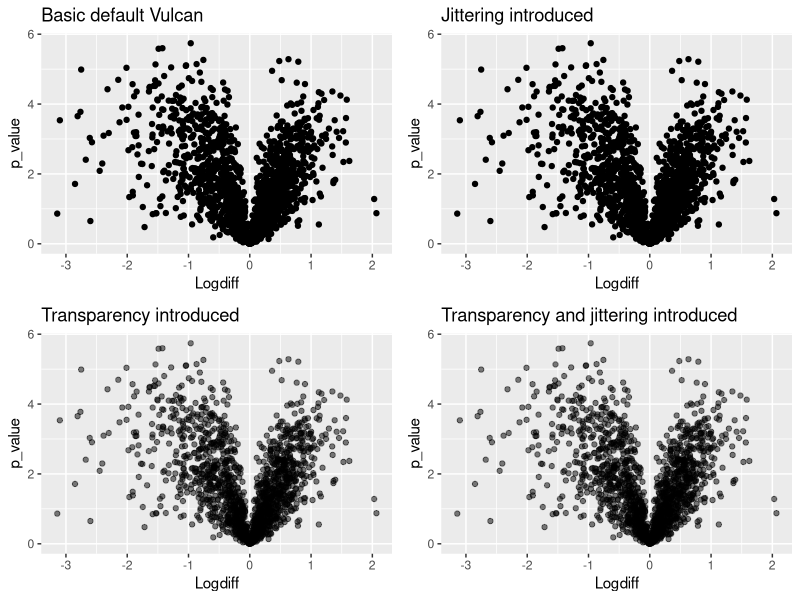
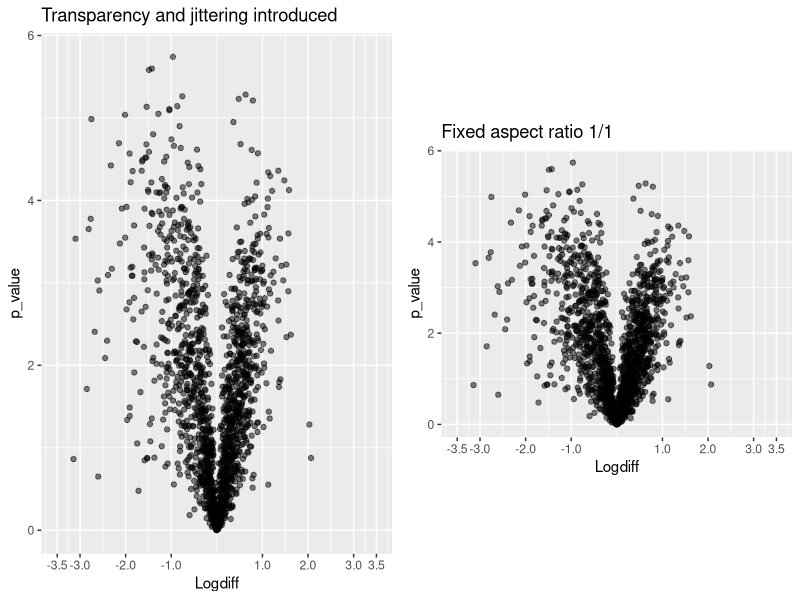
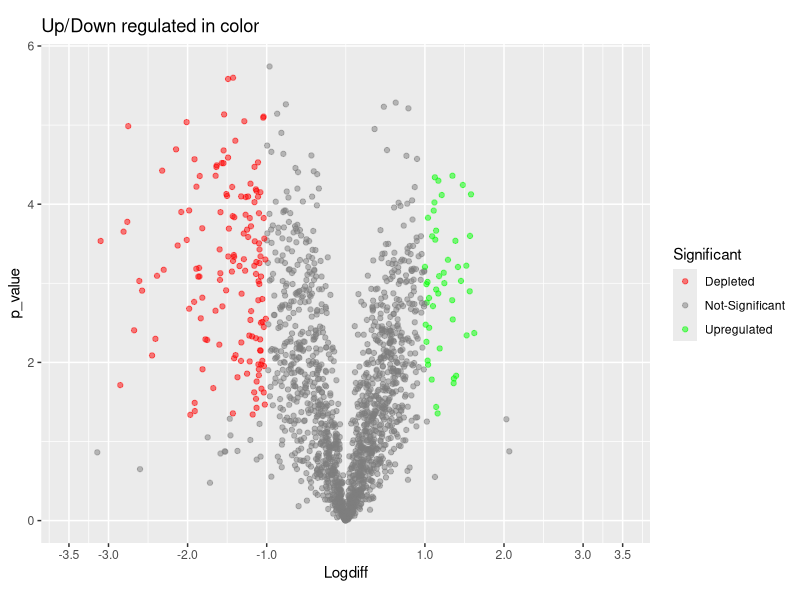
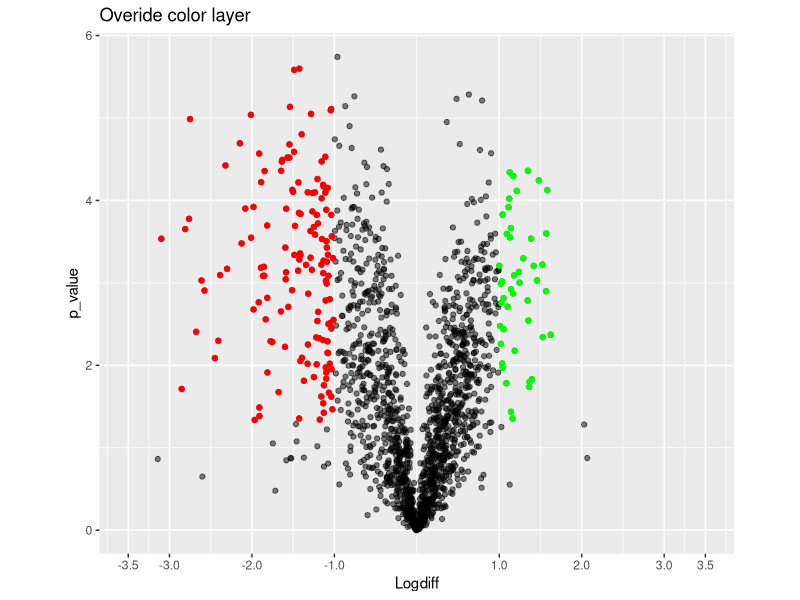
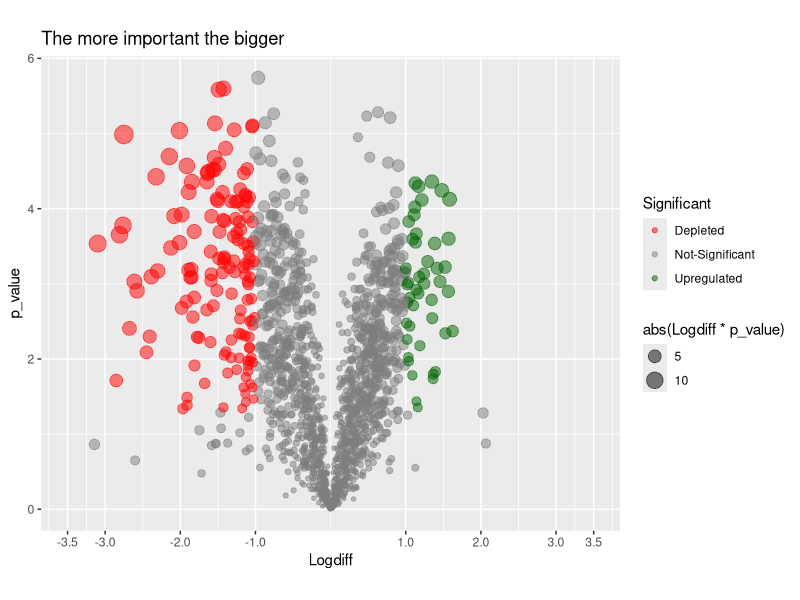
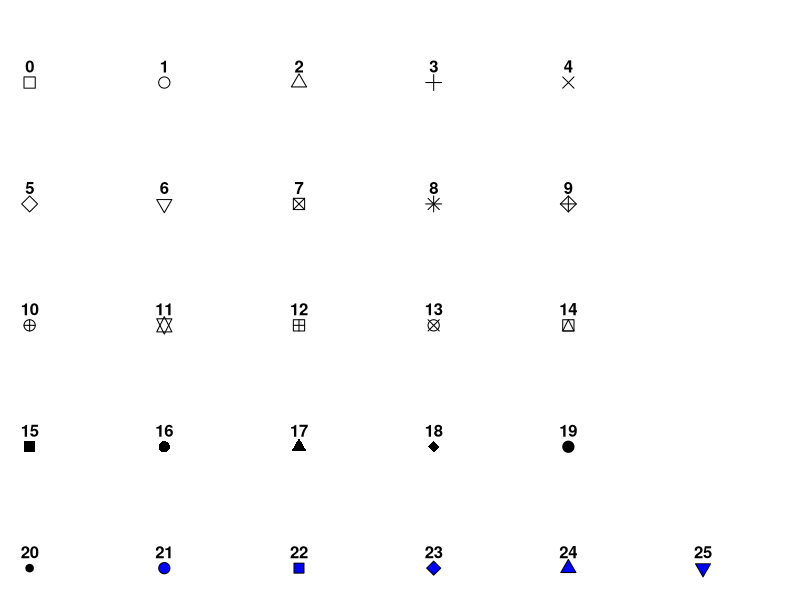
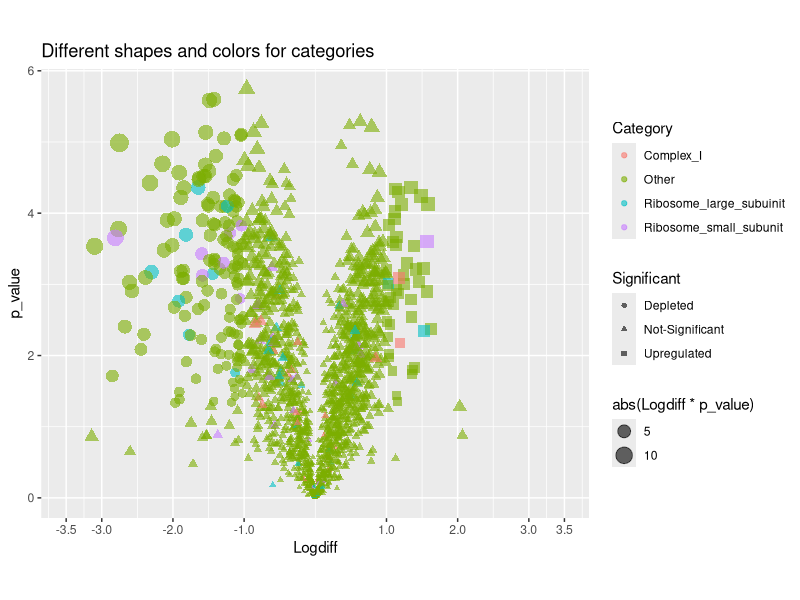
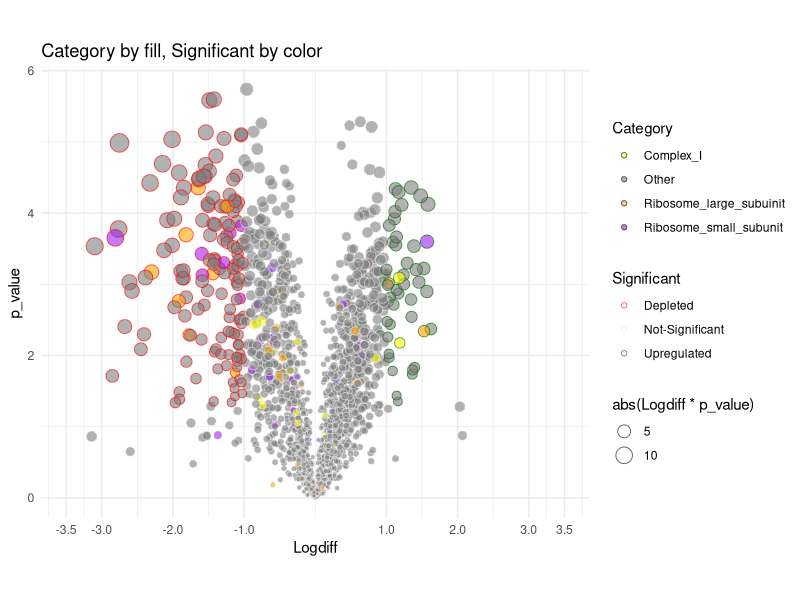

Here is the R script that generated these plots, in order:
## ---- chunk 1
# The file Table2.xls is an example processed data from highthrouput biological experiment. The name was changed to Pilot_TMT_RAW. The file contains log2 fold changes and adjusted p- values for the comparison A vs. control and B vs. control 
# Import full DataSet from Excel

library(readxl)
Pilot_TMT_RAW <- read_excel("Pilot_TMT_RAW.xlsx")

## ---- chunk 2
#First ten observation to visualise the structure of the raw data 
head(Pilot_TMT_RAW)
## ---- chunk 3
# Dataset contains 1663 uniqe observations (different proteins/genes)
str(Pilot_TMT_RAW)
## ---- chunk 4
# Library dplyr for efficient data wrangling in R
library(dplyr)
# New data frame containing only the data neccesary for  A vs. Control Vulcan - gene names, p-value and fold difference.
Data_for_Vulcan <-  Pilot_TMT_RAW %>% 
                    # This is how we select columns variables from Pilot_TMT_RAW - it does not have to be beetween `` 
                    select(`Gene names`,`negLog p-value A_vs_Control`,`T-test Difference A_vs_Control`) %>%
                    # renaming column names to the more readeble alternatives
                    rename(genes = `Gene names`,p_value = `negLog p-value A_vs_Control`,Logdiff = `T-test Difference A_vs_Control`)


# Structure of the created dataframe
str(Data_for_Vulcan)

## ---- chunk 5
# Creating factor "Complex_I"  for genes contaning "NDUF" in their names and "Ribosome_large_subunit_" and "Ribosome_small_subunit" for genes containing RPSorRPL+number in their names

Data_for_Vulcan <- Data_for_Vulcan %>% mutate(Category = case_when(
                                                   grepl("NDUF.*", genes) ~ "Complex_I",
                                                   grepl("RPS.*", genes) ~ "Ribosome_small_subunit",
                                                   grepl("RPL.*", genes)~ "Ribosome_large_subuinit",
                                                   TRUE~ "Other")
                                               )

# Changing Category variable datatype from character into factor
Data_for_Vulcan$Category <- as.factor(Data_for_Vulcan$Category)

# Displaying counts of different factor categories of Category variable
table(Data_for_Vulcan$Category)


# Creating a new column for significant results with fold x 2 and p-value < 0.05

# Recalculating log p - value
p_value <-  0.05
logp_value <- log10(p_value) # = -1.30103
# Undo log:
print(paste("p_value treshold is set up as", 10^logp_value)) # = 0.05  - the log10 for 0.05 is ~ -1.3 

                   #ifelse(test, co zrobić jak true, co jak false)
Data_for_Vulcan <- Data_for_Vulcan %>% mutate(Significant = case_when(
                                          #Creating categories
                                          Logdiff < - 1 & p_value > 1.30103 ~ "Depleted",
                                          Logdiff > 1 & p_value > 1.30103 ~ "Upregulated" ,
                                          Logdiff > -1 | Logdiff < 1~ "Not-Significant"
                                                                     )  
                                              )
# Changing to factor datatype
Data_for_Vulcan$Significant <- as.factor(Data_for_Vulcan$Significant)
# Lets see how many are significant
table(Data_for_Vulcan$Significant)

# Additional column to demonstrate collor palletes (devides the observations equally to numbers 1,2,3,4,5,6)
Data_for_Vulcan <- Data_for_Vulcan %>% mutate(Set = case_when(
                                        row_number()%in% 1368:1663 ~ "Color_1",
                                        row_number()%in% 1091:1367 ~ "Color_2",
                                        row_number()%in% 814:1090 ~ "Color_3",
                                        row_number()%in% 537:813 ~ "Color_4",
                                        row_number()%in% 260:536 ~ "Color_5",
                                        row_number()%in% 1:259 ~ "Color_6"
                                                              )
                                              )  
 str(Data_for_Vulcan)
 table(Data_for_Vulcan$Set)
## ---- chunk 6
# Basic Vulcano plot with ggplot2 library

library(ggplot2)


#Library for creating a graphics grid
library(gridExtra)

Basic_Vulcan <- ggplot(Data_for_Vulcan, aes(x = Logdiff , y = p_value))+
                geom_point()+
                #This is how we introduce the plot title
                labs(title = "Basic default Vulcan")

Basic_Vulcan_jitter <- ggplot(Data_for_Vulcan, aes(x = Logdiff , y = p_value))+
                       geom_jitter()+
                       labs(title = "Jittering introduced")

Basic_Vulcan_transparent_points <- ggplot(Data_for_Vulcan, aes(x = Logdiff , y = p_value))+
                                   geom_point(alpha = 0.5)+
                                    labs(title = "Transparency introduced")

Basic_Vulcan_transparent_points_jittered <- ggplot(Data_for_Vulcan, aes(x = Logdiff , y = p_value))+
                                            geom_jitter(alpha = 0.5)+
                                            labs(title = "Transparency and jittering introduced")

# arrange plots into two rows and two columns
Set_1 <- grid.arrange(Basic_Vulcan, Basic_Vulcan_jitter, Basic_Vulcan_transparent_points, Basic_Vulcan_transparent_points_jittered, ncol = 2, nrow = 2 )
## ---- chunk 7
# limit and breaks of the x axis
Basic_Vulcan_scale <- Basic_Vulcan_transparent_points_jittered + 
                      scale_x_continuous(limits = c(-3.5, 3.5),
                                         breaks = c(-3.5, -3,-2,-1,1,2,3, 3.5))
                                 
    
#  Whe may fix the aspect ratio with fixed scales if we would like to compare different datasets abd easly arrange them in a grid layout of multiple squares 

Basic_Vulcan_squareshape <- Basic_Vulcan_scale +
                            coord_fixed(ratio = 1/1) +
                            labs(title = "Fixed aspect ratio 1/1")


grid.arrange(Basic_Vulcan_scale, Basic_Vulcan_squareshape, ncol=2)
## ---- chunk 8
# Assigning colors for significant hits

Basic_Vulcan_colored_categories <-  ggplot(Data_for_Vulcan, aes(x = Logdiff , y = p_value, col = Significant))+
                                    geom_jitter(alpha = 0.5)+
                                    scale_x_continuous(limits = c(-3.5, 3.5),
                                                       breaks = c(-3.5, -3,-2,-1,1,2,3, 3.5))+
                                    coord_fixed(ratio = 1/1)+
                                    labs(title = "Up/Down regulated in color")+
                                   # changing colors 
                                    scale_color_manual(values = c("red","gray50", "green"), na.translate = TRUE)
  
  # Ovverriding alpha transparency for significant hits and assigning custom color by creating second layer of points
  Basic_Vulcan_colored_categories_2 <-  ggplot(Data_for_Vulcan, aes(x = Logdiff , y = p_value), color = "gray20")+
                                        geom_jitter(alpha = 0.5)+
                                        scale_x_continuous(limits = c(-3.5, 3.5),
                                                           breaks = c(-3.5, -3,-2,-1,1,2,3, 3.5))+
                                        coord_fixed(ratio = 1/1)+
                                        labs(title = "Overide color layer")+ 
    
  # Additional layers of points only for particular categories 
             geom_point(data = Data_for_Vulcan[Data_for_Vulcan$Significant == "Depleted" , ],
                        color= "red")+
             geom_point(data = Data_for_Vulcan[Data_for_Vulcan$Significant == "Upregulated" , ],
                        color= "green")


   #setting up colors according to biomit guidelines (Red- depleted , Green - upregulated)

Basic_Vulcan_colored_categories
Basic_Vulcan_colored_categories_2
## ---- chunk 9

# Introducing size atribute for Logdiiff x squared p-value

Vulcan_size_highliting <- ggplot(Data_for_Vulcan, aes(x = Logdiff ,
                                                      y = p_value, 
                                                      col = Significant,
                                                      size = abs(Logdiff*p_value)))+
                                  geom_jitter(alpha = 0.5)+
                                  scale_x_continuous(limits = c(-3.5, 3.5),
                                                     breaks = c(-3.5, -3,-2,-1,1,2,3, 3.5))+
                                  coord_fixed(ratio = 1/1)+
                                  labs(title = "The more important the bigger")+
  # changing colors 
                                  scale_color_manual(values = c("red","gray50", "darkgreen"), 
                                                     na.translate = TRUE)

Vulcan_size_highliting 
## ---- chunk 10
# Function for displaying point shapes availible in R
generateRPointShapes<-function(){
  oldPar<-par()
  par(font=2, mar=c(0.5,0,0,0))
  y=rev(c(rep(1,6),rep(2,5), rep(3,5), rep(4,5), rep(5,5)))
  x=c(rep(1:5,5),6)
  plot(x, y, pch = 0:25, cex=1.5, ylim=c(1,5.5), xlim=c(1,6.5), 
       axes=FALSE, xlab="", ylab="", bg="blue")
  text(x, y, labels=0:25, pos=3)
  par(mar=oldPar$mar,font=oldPar$font )
}
generateRPointShapes()
## ---- chunk 11
# Displaying two categorical variables with color and shape
Vulcan_categorical <- ggplot(Data_for_Vulcan, aes(x = Logdiff ,
                                                  y = p_value, 
                                                  shape = Significant,
                                                  size = abs(Logdiff*p_value),
                                                  color = Category))+
                      geom_jitter(alpha = 0.6)+
                      scale_x_continuous(limits = c(-3.5, 3.5),
                                         breaks = c(-3.5, -3,-2,-1,1,2,3, 3.5))+
                      coord_fixed(ratio = 1/1)+
                      labs(title = "Different shapes and colors for categories")

Vulcan_categorical
## ---- chunk 12

#When displaying two categorical variables with color and fill you must use shape numbers from 21 to 25
Vulcan_categorical_fill_color <- ggplot(Data_for_Vulcan, aes(x = Logdiff,
                                                             y = p_value,
                                                             size = abs(Logdiff*p_value),
                                                             fill = Category,
                                                             color = Significant))+
                                  geom_jitter(alpha = 0.6, shape = 21)+
                                  scale_x_continuous(limits = c(-3.5, 3.5),
                                                     breaks = c(-3.5, -3,-2,-1,1,2,3, 3.5))+
                                  coord_fixed(ratio = 1/1)+
                                  labs(title = "Category by fill, Significant by color")+
  # Different color scales must be used to distinguish fill and color 
                                  scale_color_manual(values = c("red","gray90","darkgreen"))+
                                  scale_fill_manual(values = c("yellow", "gray50", "orange", "purple"))+
                                 # different theme background
                                  theme_minimal()
  
  
Vulcan_categorical_fill_color
## ---- chunk 13
#scientific palletes
library(ggsci)
                                              #display only a sample of 200 points
Vulcan_custom_colors <- ggplot(Data_for_Vulcan[sample(1:1663, 200), ],
                               aes(x = Logdiff ,
                                   y = p_value,
                                   size = abs(Logdiff*p_value),
                                   col = Set,
                                   shape = Significant))+
                        geom_jitter(alpha = 0.6 )+
                        scale_x_continuous(limits = c(-3.5, 3.5),
                                           breaks = c(-3.5, -3,-2,-1,1,2,3, 3.5))+
                        coord_fixed(ratio = 1/1)+
                        labs(title = "Default pallete")+
                        # striping axis and background and legends
                        theme_void()+
                        theme(legend.position = "none")

# Some examples of colors palletes availible in ggsci:

  # Nature color pallete 
Vulcan_colors_nature <- Vulcan_custom_colors + scale_color_npg()+
                        labs(title = "Nature pallete")
  # Lancet color pallete 
Vulcan_colors_Lancet <- Vulcan_custom_colors + scale_color_lancet()+
                        labs(title = "Lancet pallete")
  #  Star trek color pallete 
Vulcan_colors_startrek <- Vulcan_custom_colors + scale_color_startrek()+
                        labs(title = "Star trek pallete")
# New England Journal of Medicine pallete
Vulcan_color_nejm <- Vulcan_custom_colors + scale_color_nejm()+
                        labs(title = "NEJ. of Medicine pallete")
# UCSC genome browser pallete
Vulcan_color_ucsc <- Vulcan_custom_colors + scale_color_ucscgb()+
                        labs(title = "UCSC genome browser pallete")

grid.arrange(Vulcan_custom_colors, Vulcan_colors_nature, Vulcan_colors_Lancet, Vulcan_colors_startrek, Vulcan_color_nejm,Vulcan_color_ucsc, nrow =2, ncol =3)
## ---- chunk 14

# FIltering the top 5 observation based on absolute Fold*p_value 

Data_for_Labels <- Data_for_Vulcan %>% mutate(importance = abs(Logdiff)*p_value) %>%
                                       arrange(importance) %>%
                                       top_n(5)
Data_for_Labels

# Shortening genes names by regular expression catching anything until ;
Data_for_Labels$genes <- sub("\\;.*", "", Data_for_Labels$genes) 



# Adding labels from addtional dataframe  
Vulcan_labels <- Vulcan_size_highliting + geom_label(data = Data_for_Labels, aes(label = genes))+
                                          labs(title = "some labels added but they overlap...")
  
Vulcan_labels
## ---- chunk 15
library(ggrepel)

Vulcan_repels <- Vulcan_size_highliting + geom_label_repel(data = Data_for_Labels,
                                                           aes(label = genes, fill = as.factor(Category)))+
                                          labs(title = "some label repels added but they still overlap...")
Vulcan_repels
## ---- chunk 16
# striping legends
Vulcan_size_highliting <- Vulcan_size_highliting + guides(color = FALSE, fill = FALSE, size = FALSE)
    
Vulcan_BW <- Vulcan_size_highliting + theme_bw()+labs(title = "Black and White")
Vulcan_Classic <- Vulcan_size_highliting + theme_classic()+labs(title = "Classic")
Vulcan_Void <- Vulcan_size_highliting + theme_void()+labs(title = "Void")
Vulcan_Minimal <- Vulcan_size_highliting + theme_minimal()+labs(title = "Minimal")
Vulcan_Light <- Vulcan_size_highliting + theme_light()+labs(title = "Light")
Vulcan_Dark <- Vulcan_size_highliting + scale_color_manual(values = c("red", "yellow", "green"))+ 
               theme_dark()+labs(title = "Dark")

Vulcan_BW
Vulcan_Classic
Vulcan_Void
Vulcan_Minimal
Vulcan_Light
Vulcan_Dark
## ---- chunk 17
#Increasing the size of the axis 
Vulcan_axis_increased <- Vulcan_Classic+theme(axis.text = element_text(size=12, face = "bold"),
                                              axis.title = element_text(size=15, face ="bold.italic"))

Vulcan_axis_increased
## ---- chunk 18

Vulcan_publication <- ggplot(Data_for_Vulcan, aes(x = Logdiff ,
                                                  y = p_value,
                                                  color = Significant,
                                                  size =  abs(Logdiff*p_value*2)))+
                         geom_jitter(alpha = 0.6)+
                         scale_x_continuous(limits = c(-3.5, 3.5),
                                            breaks = c(-3:3))+
                        coord_fixed(ratio = 2/3)+
                        # Adding apropriete titles and subtitles
         labs(title = "Treatment A vs. Control",
                       subtitle = "143 proteins depleted / 46 upregulated [Fold > 2 , p_value > 0.05]",
                       caption  = "Stępkowski et al." )+
                      #axis labels
                         ylab( "Log10 p-value")+
                          xlab( "Log2 Fold")+
                      # changing colors 
                      scale_color_manual(values = c("red","gray40", "darkgreen"), na.translate = TRUE)+
                      # labels for top 5 genes 
                      geom_label_repel(data = Data_for_Labels,
                                      aes(label = genes),
                                     # label position adjustment,
                                      nudge_x = -0.7,
                                      nudge_y = 0.4,
                                      force = 4
                                      )+
  
                        # do not show legends
                        guides(color = FALSE, size = FALSE)+
  
                      # theme customisation
                        theme_classic()+
                        theme(axis.text = element_text(size=20, face = "bold"),
                            axis.title = element_text(size=22,face="bold.italic"),
                            title = element_text(size=21),
                      # adding minir gridlines
                             panel.grid.major =  element_line(colour="gray90", size=0.5)
                            ) 
Vulcan_publication
## ---- chunk 19
Vulcan_Publication_2 <-   ggplot(Data_for_Vulcan,
                          aes(x = Logdiff ,
                              y = p_value, 
                              size = abs(Logdiff*p_value*2),
                              color = Category))+
                        geom_jitter(alpha = 0.6)+
                        scale_x_continuous(limits = c(-3.5, 3.5),breaks = c(-3:3))+
                        coord_fixed(ratio = 2/3)+
                        # Adding apropriete titles and subtitles
                        labs(title = "Treatment A vs. Control",
                           subtitle = "Complex I and Ribosomal proteins",
                           caption  = "Stępkowski et al.")+
                      # Axis labels
                        ylab( "Log10 p-value")+
                        xlab( "Log2 Fold")+
                      # changing colors 
                      scale_color_manual(values = c("orange", "gray60", "blue","red"))+
                      # labels for top 5 genes 
                      geom_label_repel(data = Data_for_Labels,
                                       aes(label = genes),
                                       #label position adjustment
                                       nudge_x = -0.7,
                                       nudge_y = 0.4,
                                       force = 4
                                       )+
  
                      # do not show size legends
                      guides(size = FALSE)+
  
                      # theme customisation
                      theme_classic()+
                      theme(axis.text = element_text(size=20, face = "bold"),
                            axis.title = element_text(size=22,face="bold.italic"),
                            title = element_text(size=21),
                      # adding minor gridlines
                             panel.grid.major =  element_line(colour="gray90", size=0.5),
                      # Increasing the legend keys
                             legend.key.size = unit(1,"cm"),
                             legend.key = element_rect(fill = c("orange", "gray60", "blue","red")),
                             legend.text = element_text(size = 18),
                      # removing legend title and rectangles around keys
                            legend.title = element_blank(),
                            # moving legend to bottom
                      
                            )       

Vulcan_Publication_2
## ---- chunk 20

#
create_vulcan <- function(data,
                          xlogs, 
                          ypval,
                          names,
                          categorical,
                          title = "title", 
                          subtitle = "subtitle",
                          caption = "caption"){ library(dplyr)
    #Arguments data = dataframe, xlogs = column with logs, ypval = column with p_values, categorical 
                  #creating size column 
                          
                          #this function works only with aes_string and arguments must be passed with "" 
   return(ggplot(data, aes_string(x = xlogs,
                              y =ypval, 
                              color = categorical))+
                        geom_jitter(alpha = 0.6)+
                        scale_x_continuous(limits = c(-3.5, 3.5),breaks = c(-3:3))+
                        coord_fixed(ratio = 2/3)+
                        # Adding apropriete titles and subtitles
                        labs(title = title,
                           subtitle = subtitle,
                           caption  = caption)+
                      # Axis labels
                        ylab( "Log10 p-value")+
                        xlab( "Log2 Fold")+
                      # changing colors 
                      scale_color_manual(values = c("orange", "gray60", "blue","red"))+
                      # labels for top 5 genes 
                      geom_label_repel(data = Data_for_Labels,
                                       aes_string(label = names),
                                       #label position adjustment
                                       nudge_x = -0.7,
                                       nudge_y = 0.4,
                                       force = 4
                                       )+
  
                      # do not show size legends
                      guides(size = FALSE)+
  
                      # theme customisation
                      theme_classic()+
                      theme(axis.text = element_text(size=20, face = "bold"),
                            axis.title = element_text(size=22,face="bold.italic"),
                            title = element_text(size=21),
                      # adding minor gridlines
                             panel.grid.major =  element_line(colour="gray90", size=0.5),
                      # Increasing the legend keys
                             legend.key.size = unit(1,"cm"),
                             legend.key = element_rect(fill = c("orange", "gray60", "blue","red")),
                             legend.text = element_text(size = 18),
                      # removing legend title and rectangles around keys
                            legend.title = element_blank(),
                            # moving legend to bottom
                      
                            ) )      
  }


create_vulcan(Data_for_Vulcan , "Logdiff", "p_value", "genes", "Category", title = "Nice title", subtitle = "Nice subtitle", caption = "Iksiński et. al")



